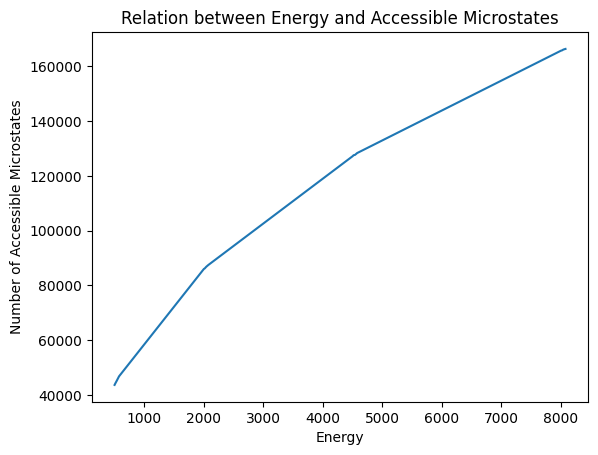

Here is the Python script that generated this plot:
import matplotlib.pyplot as plt
import numpy as np
from tqdm import tqdm

def hamiltonian(x, p, k, m):
    return (k * x**2) / 2 + p**2 / (2 * m)

k = 10
m = 10

dt = 0.001
num_steps = 250000
grid_size = 1e-2

combinations = {
    'X': [10, 20, 30, 40],
    'P': [10, 20, 30, 40]
}
energy = []
num_states = []

for (X_0, P_0) in tqdm([(X_0, P_0) for X_0 in combinations['X'] for P_0 in combinations['P']], desc='Generating trajectories'):
    X = [X_0, ]
    P = [P_0, ]

    for step in range(num_steps):
        x = X[-1]
        p = P[-1]
        X.append(x + (p / m) * dt - 0.5 * (k * x / m) * (dt ** 2))
        P.append(p - k * x * dt - 0.5 * (k * p / m) * (dt ** 2))

    energy.append(hamiltonian(X[0], P[0], k, m))
    i = np.floor(np.array(X) / grid_size).astype(int)
    j = np.floor(np.array(P) / grid_size).astype(int)
    grid_cells = np.stack((i, j), axis=-1)
    unique_cells = np.unique(grid_cells, axis=0)
    num_states.append(len(unique_cells))

plt.plot(energy, num_states)
plt.title('Relation between Energy and Accessible Microstates')
plt.ylabel('Number of Accessible Microstates')
plt.xlabel('Energy')
plt.savefig('energy.png', bbox_inches='tight')
plt.close()
plt.clf()
